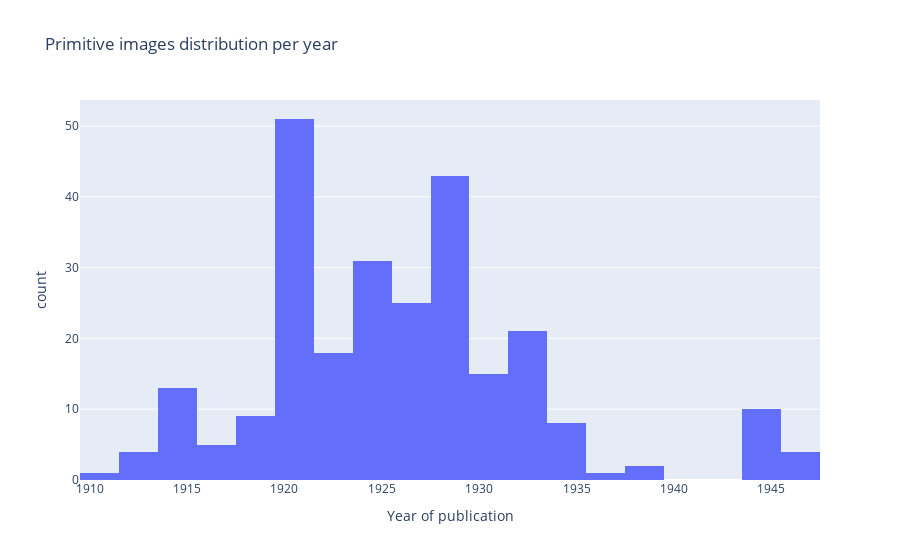

Notebook cell for this chart:
### Code cell
fig = px.histogram(image_vis, x='year',
            title="Primitive images distribution per year",
                  labels={
                     "year": "Year of publication"},
                  )
fig.update_traces(textfont_size=12, textangle=0, textposition="outside", cliponaxis=False)
fig.show()
fig.write_html('viz/internal/image_per_year.html', auto_open=True)
fig.write_image("viz/internal/image_per_year.png", , scale=7)

### Figure 1 — Plotly figure (JSON) as saved in the notebook; plotly's stock layout.template omitted (floating-point values rounded to 4 significant figures; data arrays with more than 128 entries replaced by an {"elided": "..."} marker saying what was removed)
{"data": [{"alignmentgroup": "True", "bingroup": "x", "cliponaxis": false, "hovertemplate": "Year of publication=%{x}<br>count=%{y}<extra></extra>", "legendgroup": "", "marker": {"color": "#636efa", "pattern": {"shape": ""}}, "name": "", "offsetgroup": "", "orientation": "v", "showlegend": false, "textangle": 0, "textfont": {"size": 12}, "textposition": "outside", "type": "histogram", "x": {"elided": "261 int values"}, "xaxis": "x", "yaxis": "y"}], "layout": {"autosize": true, "barmode": "relative", "legend": {"tracegroupgap": 0}, "title": {"text": "Primitive images distribution per year"}, "xaxis": {"anchor": "y", "autorange": true, "domain": [0, 1], "range": [1910.0, 1948.0], "title": {"text": "Year of publication"}, "type": "linear"}, "yaxis": {"anchor": "x", "autorange": true, "domain": [0, 1], "range": [0, 53.68], "title": {"text": "count"}}}}
